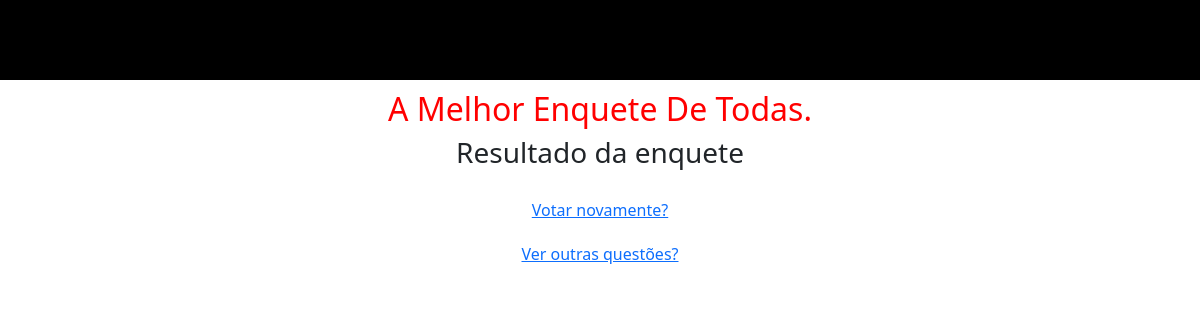
/enquete/1/results, run on an earlier commit of the app's database.
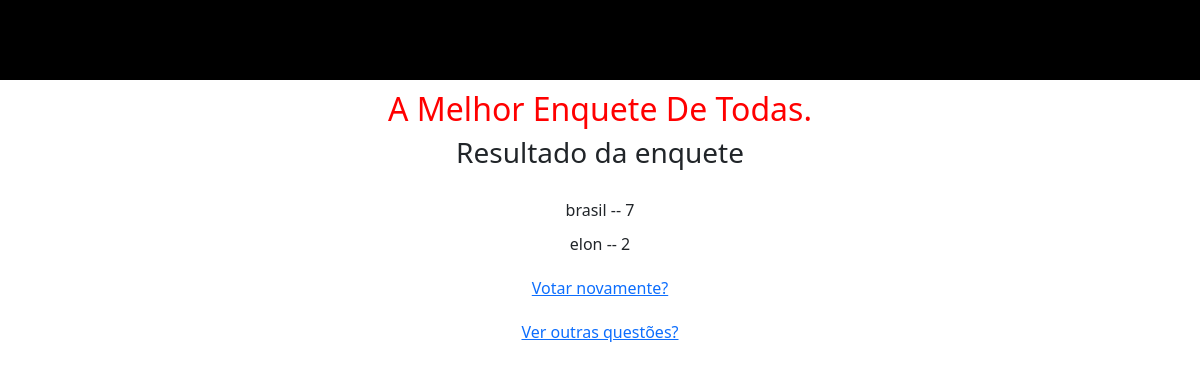
And on a later commit of the database.
### enquete/models.py (models this page shows, shortened)
class Option(models.Model):
    question = models.ForeignKey(Question, on_delete=models.CASCADE)
    option_text = models.CharField(max_length=200)
    votes = models.IntegerField(default=0)

### enquete/views.py (the view)
# urls.py: path('<int:question_id>/results', views.results, name='results'),
def results(request, question_id):
    question = Question(pk=question_id)
    context = {'question': question}
    return render(request, 'enquete/results.html', context)

### enquete/templates/enquete/results.html (shortened to what this page needs)
<!DOCTYPE html>
{% load static %}
<html lang="en">
<head>
    <link rel="stylesheet" href="https://cdn.jsdelivr.net/npm/bootstrap@5.3.0/dist/css/bootstrap.min.css">
</head>
<body>
    <header>
        <nav class="navbar navbar-fixed-top navbar-dark bg-primary">
        </nav>
    </header>
    <div class="logo-container">
        <h2 class="project-name">A Melhor Enquete De Todas.</h2>
    </div>
    <div class="container">
        <h3 class="text-center">Resultado da enquete</h3>
    </div>
    <div class="container">
        <ul>
            {% for option in question.option_set.all %}
                <li>{{ option.option_text }} -- {{ option.votes }}</li>
            {% endfor %}
        </ul>
        <a href="{% url 'enquete:vote' question.id %}">Votar novamente?</a>
        <a href="{% url 'enquete:index' %}">Ver outras questões?</a>
    </div>
</body>
</html>

### enquete/templates/enquete/results.html (style rules this page uses)
body { padding-top: 70px; display: flex; flex-direction: column; min-height: 100vh; }
header { position: fixed; top: 0; left: 0; right: 0; z-index: 100; }
.navbar { background-color: #000000 !important; padding: 40px; }
ul { list-style: none; padding-left: 0; margin-top: 20px; text-align: center; }
li { margin-bottom: 10px; }
a { display: block; text-align: center; margin-top: 20px; }
.logo-container { text-align: center; margin-top: 10px; }
.project-name { color: #FF0000; margin-top: 10px; }

What changed in the data, as far as the page shows it:
added Option: option_text "brasil", votes "7"
added Option: option_text "elon", votes "2"
